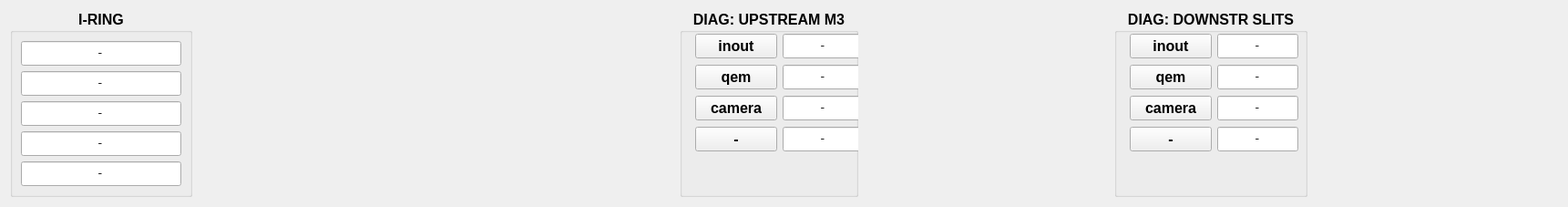
      <widget class="QWidget" name="layoutWidget">
       <property name="geometry">
        <rect>
         <x>20</x>
         <y>200</y>
         <width>1721</width>
         <height>201</height>
        </rect>
       </property>
       <layout class="QHBoxLayout" name="horizontalLayout_8">
        <item>
         <widget class="QGroupBox" name="groupBox_Sorce">
          <property name="sizePolicy">
           <sizepolicy hsizetype="Preferred" vsizetype="Preferred">
            <horstretch>0</horstretch>
            <verstretch>0</verstretch>
           </sizepolicy>
          </property>
          <property name="font">
           <font>
            <pointsize>12</pointsize>
            <weight>75</weight>
            <bold>true</bold>
            <kerning>true</kerning>
           </font>
          </property>
          <property name="title">
           <string>I-RING</string>
          </property>
          <property name="alignment">
           <set>Qt::AlignHCenter|Qt::AlignTop</set>
          </property>
          <layout class="QVBoxLayout" name="verticalLayout_2">
           <item>
            <widget class="QLineEdit" name="lineEdit_Iring">
             <property name="sizePolicy">
              <sizepolicy hsizetype="Fixed" vsizetype="Fixed">
               <horstretch>0</horstretch>
               <verstretch>0</verstretch>
              </sizepolicy>
             </property>
             <property name="font">
              <font>
               <family>Courier</family>
               <pointsize>12</pointsize>
               <weight>50</weight>
               <bold>false</bold>
              </font>
             </property>
             <property name="statusTip">
              <string>optic 1</string>
             </property>
             <property name="whatsThis">
              <string>first optic title</string>
             </property>
             <property name="text">
              <string>-</string>
             </property>
             <property name="alignment">
              <set>Qt::AlignCenter</set>
             </property>
            </widget>
           </item>
           <item>
            <widget class="QLineEdit" name="lineEdit_Source_X">
             <property name="sizePolicy">
              <sizepolicy hsizetype="Fixed" vsizetype="Fixed">
               <horstretch>0</horstretch>
               <verstretch>0</verstretch>
              </sizepolicy>
             </property>
             <property name="font">
              <font>
               <family>Courier</family>
               <pointsize>12</pointsize>
               <weight>50</weight>
               <bold>false</bold>
              </font>
             </property>
             <property name="statusTip">
              <string>optic 1</string>
             </property>
             <property name="whatsThis">
              <string>first optic title</string>
             </property>
             <property name="text">
              <string>-</string>
             </property>
             <property name="alignment">
              <set>Qt::AlignCenter</set>
             </property>
            </widget>
           </item>
           <item>
            <widget class="QLineEdit" name="lineEdit_Source_Y">
             <property name="enabled">
              <bool>true</bool>
             </property>
             <property name="sizePolicy">
              <sizepolicy hsizetype="Fixed" vsizetype="Fixed">
               <horstretch>0</horstretch>
               <verstretch>0</verstretch>
              </sizepolicy>
             </property>
             <property name="font">
              <font>
               <family>Courier</family>
               <pointsize>12</pointsize>
               <weight>50</weight>
               <bold>false</bold>
              </font>
             </property>
             <property name="statusTip">
              <string>optic 1</string>
             </property>
             <property name="whatsThis">
              <string>first optic title</string>
             </property>
             <property name="text">
              <string>-</string>
             </property>
             <property name="frame">
              <bool>true</bool>
             </property>
             <property name="alignment">
              <set>Qt::AlignCenter</set>
             </property>
             <property name="clearButtonEnabled">
              <bool>false</bool>
             </property>
            </widget>
           </item>
           <item>
            <widget class="QLineEdit" name="lineEdit_Source_Xangle">
             <property name="enabled">
              <bool>true</bool>
             </property>
             <property name="sizePolicy">
              <sizepolicy hsizetype="Fixed" vsizetype="Fixed">
               <horstretch>0</horstretch>
               <verstretch>0</verstretch>
              </sizepolicy>
             </property>
             <property name="font">
              <font>
               <family>Courier</family>
               <pointsize>12</pointsize>
               <weight>50</weight>
               <bold>false</bold>
              </font>
             </property>
             <property name="statusTip">
              <string>optic 1</string>
             </property>
             <property name="whatsThis">
              <string>first optic title</string>
             </property>
             <property name="text">
              <string>-</string>
             </property>
             <property name="frame">
              <bool>true</bool>
             </property>
             <property name="alignment">
              <set>Qt::AlignCenter</set>
             </property>
            </widget>
           </item>
           <item>
            <widget class="QLineEdit" name="lineEdit_Source_Yangle">
             <property name="enabled">
              <bool>true</bool>
             </property>
             <property name="sizePolicy">
              <sizepolicy hsizetype="Fixed" vsizetype="Fixed">
               <horstretch>0</horstretch>
               <verstretch>0</verstretch>
              </sizepolicy>
             </property>
             <property name="font">
              <font>
               <family>Courier</family>
               <pointsize>12</pointsize>
               <weight>50</weight>
               <bold>false</bold>
              </font>
             </property>
             <property name="statusTip">
              <string>optic 1</string>
             </property>
             <property name="whatsThis">
              <string>first optic title</string>
             </property>
             <property name="text">
              <string>-</string>
             </property>
             <property name="frame">
              <bool>true</bool>
             </property>
             <property name="alignment">
              <set>Qt::AlignCenter</set>
             </property>
            </widget>
           </item>
          </layout>
         </widget>
        </item>
        <item>
         <spacer name="horizontalSpacer">
          <property name="orientation">
           <enum>Qt::Horizontal</enum>
          </property>
          <property name="sizeHint" stdset="0">
           <size>
            <width>529</width>
            <height>20</height>
           </size>
          </property>
         </spacer>
        </item>
        <item>
         <widget class="QGroupBox" name="groupBox_UM3">
          <property name="font">
           <font>
            <pointsize>12</pointsize>
            <weight>75</weight>
            <bold>true</bold>
            <kerning>true</kerning>
           </font>
          </property>
          <property name="title">
           <string>DIAG: UPSTREAM M3</string>
          </property>
          <property name="alignment">
           <set>Qt::AlignHCenter|Qt::AlignTop</set>
          </property>
          <widget class="QLineEdit" name="lineEdit_UM3_Y">
           <property name="geometry">
            <rect>
             <x>113</x>
             <y>26</y>
             <width>89</width>
             <height>27</height>
            </rect>
           </property>
           <property name="sizePolicy">
            <sizepolicy hsizetype="Fixed" vsizetype="Fixed">
             <horstretch>0</horstretch>
             <verstretch>0</verstretch>
            </sizepolicy>
           </property>
           <property name="font">
            <font>
             <family>Courier</family>
             <pointsize>12</pointsize>
             <weight>50</weight>
             <bold>false</bold>
            </font>
           </property>
           <property name="statusTip">
            <string>optic 1</string>
           </property>
           <property name="whatsThis">
            <string>first optic title</string>
           </property>
           <property name="text">
            <string>-</string>
           </property>
           <property name="alignment">
            <set>Qt::AlignCenter</set>
           </property>
          </widget>
          <widget class="QPushButton" name="pushButton_UM3_Y">
           <property name="geometry">
            <rect>
             <x>17</x>
             <y>26</y>
             <width>90</width>
             <height>27</height>
            </rect>
           </property>
           <property name="sizePolicy">
            <sizepolicy hsizetype="Fixed" vsizetype="Fixed">
             <horstretch>0</horstretch>
             <verstretch>0</verstretch>
            </sizepolicy>
           </property>
           <property name="font">
            <font>
             <weight>75</weight>
             <bold>true</bold>
            </font>
           </property>
           <property name="text">
            <string>inout</string>
           </property>
          </widget>
          <widget class="QLineEdit" name="lineEdit_UM3_qem">
           <property name="geometry">
            <rect>
             <x>113</x>
             <y>60</y>
             <width>89</width>
             <height>27</height>
            </rect>
           </property>
           <property name="sizePolicy">
            <sizepolicy hsizetype="Fixed" vsizetype="Fixed">
             <horstretch>0</horstretch>
             <verstretch>0</verstretch>
            </sizepolicy>
           </property>
           <property name="font">
            <font>
             <family>Courier</family>
             <pointsize>12</pointsize>
             <weight>50</weight>
             <bold>false</bold>
            </font>
           </property>
           <property name="statusTip">
            <string>optic 1</string>
           </property>
           <property name="whatsThis">
            <string>first optic title</string>
           </property>
           <property name="text">
            <string>-</string>
           </property>
           <property name="alignment">
            <set>Qt::AlignCenter</set>
           </property>
          </widget>
          <widget class="QLineEdit" name="lineEdit_UM3_camera">
           <property name="enabled">
            <bool>true</bool>
           </property>
           <property name="geometry">
            <rect>
             <x>113</x>
             <y>94</y>
             <width>89</width>
             <height>27</height>
            </rect>
           </property>
           <property name="sizePolicy">
            <sizepolicy hsizetype="Fixed" vsizetype="Fixed">
             <horstretch>0</horstretch>
             <verstretch>0</verstretch>
            </sizepolicy>
           </property>
           <property name="font">
            <font>
             <family>Courier</family>
             <pointsize>12</pointsize>
             <weight>50</weight>
             <bold>false</bold>
            </font>
           </property>
           <property name="statusTip">
            <string>optic 1</string>
           </property>
           <property name="whatsThis">
            <string>first optic title</string>
           </property>
           <property name="text">
            <string>-</string>
           </property>
           <property name="frame">
            <bool>true</bool>
           </property>
           <property name="alignment">
            <set>Qt::AlignCenter</set>
           </property>
           <property name="clearButtonEnabled">
            <bool>false</bool>
           </property>
          </widget>
          <widget class="QPushButton" name="pushButton_UM3_qem">
           <property name="geometry">
            <rect>
             <x>17</x>
             <y>60</y>
             <width>90</width>
             <height>27</height>
            </rect>
           </property>
           <property name="sizePolicy">
            <sizepolicy hsizetype="Fixed" vsizetype="Fixed">
             <horstretch>0</horstretch>
             <verstretch>0</verstretch>
            </sizepolicy>
           </property>
           <property name="font">
            <font>
             <weight>75</weight>
             <bold>true</bold>
            </font>
           </property>
           <property name="text">
            <string>qem</string>
           </property>
          </widget>
          <widget class="QPushButton" name="pushButton_UM3_camera">
           <property name="geometry">
            <rect>
             <x>17</x>
             <y>94</y>
             <width>90</width>
             <height>27</height>
            </rect>
           </property>
           <property name="sizePolicy">
            <sizepolicy hsizetype="Fixed" vsizetype="Fixed">
             <horstretch>0</horstretch>
             <verstretch>0</verstretch>
            </sizepolicy>
           </property>
           <property name="font">
            <font>
             <weight>75</weight>
             <bold>true</bold>
            </font>
           </property>
           <property name="text">
            <string>camera</string>
           </property>
          </widget>
          <widget class="QPushButton" name="pushButton_UM3_spare">
           <property name="geometry">
            <rect>
             <x>17</x>
             <y>128</y>
             <width>90</width>
             <height>27</height>
            </rect>
           </property>
           <property name="sizePolicy">
            <sizepolicy hsizetype="Fixed" vsizetype="Fixed">
             <horstretch>0</horstretch>
             <verstretch>0</verstretch>
            </sizepolicy>
           </property>
           <property name="font">
            <font>
             <weight>75</weight>
             <bold>true</bold>
            </font>
           </property>
           <property name="text">
            <string>-</string>
           </property>
          </widget>
          <widget class="QLineEdit" name="lineEdit_UM3_spare">
           <property name="enabled">
            <bool>true</bool>
           </property>
           <property name="geometry">
            <rect>
             <x>113</x>
             <y>128</y>
             <width>89</width>
             <height>27</height>
            </rect>
           </property>
           <property name="sizePolicy">
            <sizepolicy hsizetype="Fixed" vsizetype="Fixed">
             <horstretch>0</horstretch>
             <verstretch>0</verstretch>
            </sizepolicy>
           </property>
           <property name="font">
            <font>
             <family>Courier</family>
             <pointsize>12</pointsize>
             <weight>50</weight>
             <bold>false</bold>
            </font>
           </property>
           <property name="statusTip">
            <string>optic 1</string>
           </property>
           <property name="whatsThis">
            <string>first optic title</string>
           </property>
           <property name="text">
            <string>-</string>
           </property>
           <property name="frame">
            <bool>true</bool>
           </property>
           <property name="alignment">
            <set>Qt::AlignCenter</set>
           </property>
          </widget>
         </widget>
        </item>
        <item>
         <spacer name="horizontalSpacer_2">
          <property name="orientation">
           <enum>Qt::Horizontal</enum>
          </property>
          <property name="sizeHint" stdset="0">
           <size>
            <width>248</width>
            <height>20</height>
           </size>
          </property>
         </spacer>
        </item>
        <item>
         <widget class="QGroupBox" name="groupBox_M3_3">
          <property name="font">
           <font>
            <pointsize>12</pointsize>
            <weight>75</weight>
            <bold>true</bold>
            <kerning>true</kerning>
           </font>
          </property>
          <property name="title">
           <string>DIAG: DOWNSTR SLITS</string>
          </property>
          <property name="alignment">
           <set>Qt::AlignHCenter|Qt::AlignTop</set>
          </property>
          <widget class="QLineEdit" name="lineEdit_DES_Y">
           <property name="geometry">
            <rect>
             <x>113</x>
             <y>26</y>
             <width>89</width>
             <height>27</height>
            </rect>
           </property>
           <property name="sizePolicy">
            <sizepolicy hsizetype="Fixed" vsizetype="Fixed">
             <horstretch>0</horstretch>
             <verstretch>0</verstretch>
            </sizepolicy>
           </property>
           <property name="font">
            <font>
             <family>Courier</family>
             <pointsize>12</pointsize>
             <weight>50</weight>
             <bold>false</bold>
            </font>
           </property>
           <property name="statusTip">
            <string>optic 1</string>
           </property>
           <property name="whatsThis">
            <string>first optic title</string>
           </property>
           <property name="text">
            <string>-</string>
           </property>
           <property name="alignment">
            <set>Qt::AlignCenter</set>
           </property>
          </widget>
          <widget class="QPushButton" name="pushButton_DES_Y">
           <property name="geometry">
            <rect>
             <x>17</x>
             <y>26</y>
             <width>90</width>
             <height>27</height>
            </rect>
           </property>
           <property name="sizePolicy">
            <sizepolicy hsizetype="Fixed" vsizetype="Fixed">
             <horstretch>0</horstretch>
             <verstretch>0</verstretch>
            </sizepolicy>
           </property>
           <property name="font">
            <font>
             <weight>75</weight>
             <bold>true</bold>
            </font>
           </property>
           <property name="text">
            <string>inout</string>
           </property>
          </widget>
          <widget class="QLineEdit" name="lineEdit_DES_qem">
           <property name="geometry">
            <rect>
             <x>113</x>
             <y>60</y>
             <width>89</width>
             <height>27</height>
            </rect>
           </property>
           <property name="sizePolicy">
            <sizepolicy hsizetype="Fixed" vsizetype="Fixed">
             <horstretch>0</horstretch>
             <verstretch>0</verstretch>
            </sizepolicy>
           </property>
           <property name="font">
            <font>
             <family>Courier</family>
             <pointsize>12</pointsize>
             <weight>50</weight>
             <bold>false</bold>
            </font>
           </property>
           <property name="statusTip">
            <string>optic 1</string>
           </property>
           <property name="whatsThis">
            <string>first optic title</string>
           </property>
           <property name="text">
            <string>-</string>
           </property>
           <property name="alignment">
            <set>Qt::AlignCenter</set>
           </property>
          </widget>
          <widget class="QLineEdit" name="lineEdit_DES_camera">
           <property name="enabled">
            <bool>true</bool>
           </property>
           <property name="geometry">
            <rect>
             <x>113</x>
             <y>94</y>
             <width>89</width>
             <height>27</height>
            </rect>
           </property>
           <property name="sizePolicy">
            <sizepolicy hsizetype="Fixed" vsizetype="Fixed">
             <horstretch>0</horstretch>
             <verstretch>0</verstretch>
            </sizepolicy>
           </property>
           <property name="font">
            <font>
             <family>Courier</family>
             <pointsize>12</pointsize>
             <weight>50</weight>
             <bold>false</bold>
            </font>
           </property>
           <property name="statusTip">
            <string>optic 1</string>
           </property>
           <property name="whatsThis">
            <string>first optic title</string>
           </property>
           <property name="text">
            <string>-</string>
           </property>
           <property name="frame">
            <bool>true</bool>
           </property>
           <property name="alignment">
            <set>Qt::AlignCenter</set>
           </property>
           <property name="clearButtonEnabled">
            <bool>false</bool>
           </property>
          </widget>
          <widget class="QPushButton" name="pushButton_DES_qem">
           <property name="geometry">
            <rect>
             <x>17</x>
             <y>60</y>
             <width>90</width>
             <height>27</height>
            </rect>
           </property>
           <property name="sizePolicy">
            <sizepolicy hsizetype="Fixed" vsizetype="Fixed">
             <horstretch>0</horstretch>
             <verstretch>0</verstretch>
            </sizepolicy>
           </property>
           <property name="font">
            <font>
             <weight>75</weight>
             <bold>true</bold>
            </font>
           </property>
           <property name="text">
            <string>qem</string>
           </property>
          </widget>
          <widget class="QPushButton" name="pushButton_DES_camera">
           <property name="geometry">
            <rect>
             <x>17</x>
             <y>94</y>
             <width>90</width>
             <height>27</height>
            </rect>
           </property>
           <property name="sizePolicy">
            <sizepolicy hsizetype="Fixed" vsizetype="Fixed">
             <horstretch>0</horstretch>
             <verstretch>0</verstretch>
            </sizepolicy>
           </property>
           <property name="font">
            <font>
             <weight>75</weight>
             <bold>true</bold>
            </font>
           </property>
           <property name="text">
            <string>camera</string>
           </property>
          </widget>
          <widget class="QPushButton" name="pushButton_DES_spare">
           <property name="geometry">
            <rect>
             <x>17</x>
             <y>128</y>
             <width>90</width>
             <height>27</height>
            </rect>
           </property>
           <property name="sizePolicy">
            <sizepolicy hsizetype="Fixed" vsizetype="Fixed">
             <horstretch>0</horstretch>
             <verstretch>0</verstretch>
            </sizepolicy>
           </property>
           <property name="font">
            <font>
             <weight>75</weight>
             <bold>true</bold>
            </font>
           </property>
           <property name="text">
            <string>-</string>
           </property>
          </widget>
          <widget class="QLineEdit" name="lineEdit_DES_spare">
           <property name="enabled">
            <bool>true</bool>
           </property>
           <property name="geometry">
            <rect>
             <x>113</x>
             <y>128</y>
             <width>89</width>
             <height>27</height>
            </rect>
           </property>
           <property name="sizePolicy">
            <sizepolicy hsizetype="Fixed" vsizetype="Fixed">
             <horstretch>0</horstretch>
             <verstretch>0</verstretch>
            </sizepolicy>
           </property>
           <property name="font">
            <font>
             <family>Courier</family>
             <pointsize>12</pointsize>
             <weight>50</weight>
             <bold>false</bold>
            </font>
           </property>
           <property name="statusTip">
            <string>optic 1</string>
           </property>
           <property name="whatsThis">
            <string>first optic title</string>
           </property>
           <property name="text">
            <string>-</string>
           </property>
           <property name="frame">
            <bool>true</bool>
           </property>
           <property name="alignment">
            <set>Qt::AlignCenter</set>
           </property>
          </widget>
         </widget>
        </item>
        <item>
         <spacer name="horizontalSpacer_6">
          <property name="orientation">
           <enum>Qt::Horizontal</enum>
          </property>
          <property name="sizeHint" stdset="0">
           <size>
            <width>275</width>
            <height>20</height>
           </size>
          </property>
         </spacer>
        </item>
       </layout>
      </widget>
